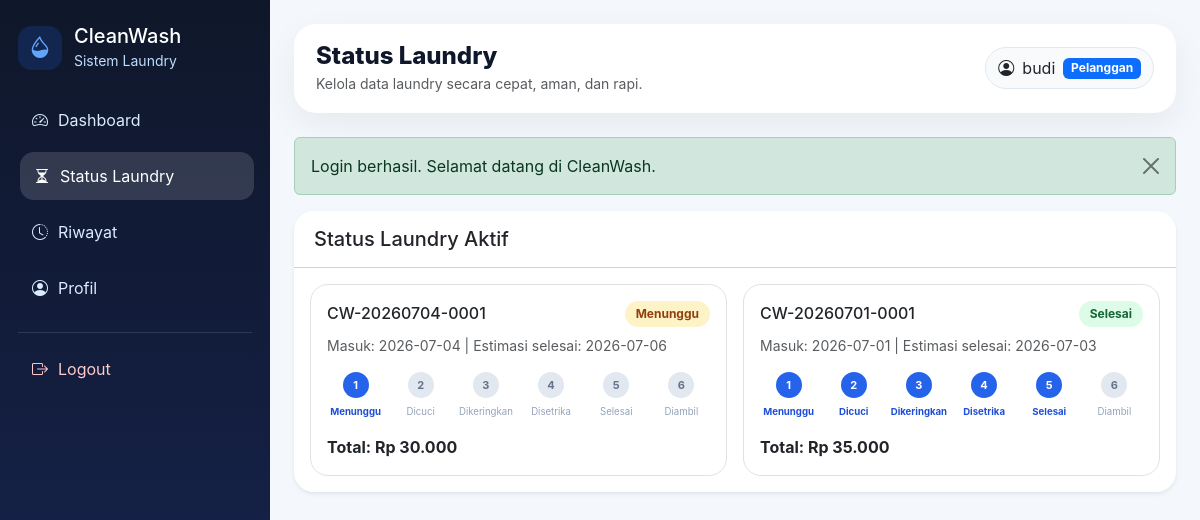
Page /index.php?page=pelanggan/status (signed in) on the committed database.
### tables this page shows
CREATE TABLE `pelanggan` (
  `id` int(11) NOT NULL,
  `user_id` int(11) NOT NULL,
  `nama` varchar(100) NOT NULL,
  `no_hp` varchar(20) NOT NULL,
  `alamat` text NOT NULL,
  `created_at` timestamp NOT NULL DEFAULT current_timestamp(),
  `updated_at` timestamp NOT NULL DEFAULT current_timestamp() ON UPDATE current_timestamp()
);

CREATE TABLE `users` (
  `id` int(11) NOT NULL,
  `username` varchar(50) NOT NULL,
  `email` varchar(100) NOT NULL,
  `password` varchar(255) NOT NULL,
  `role` enum('admin','pelanggan') NOT NULL,
  `created_at` timestamp NOT NULL DEFAULT current_timestamp(),
  `updated_at` timestamp NOT NULL DEFAULT current_timestamp() ON UPDATE current_timestamp()
);

CREATE TABLE `transaksi` (
  `id` int(11) NOT NULL,
  `kode_transaksi` varchar(30) NOT NULL,
  `pelanggan_id` int(11) NOT NULL,
  `tanggal_masuk` date NOT NULL,
  `tanggal_selesai_est` date NOT NULL,
  `status` enum('Menunggu','Dicuci','Dikeringkan','Disetrika','Selesai','Diambil') NOT NULL DEFAULT 'Menunggu',
  `total_harga` decimal(12,2) NOT NULL DEFAULT 0.00,
  `created_at` timestamp NOT NULL DEFAULT current_timestamp(),
  `updated_at` timestamp NOT NULL DEFAULT current_timestamp() ON UPDATE current_timestamp()
);

### controllers/BaseController.php (called while the page is built, shortened)
<?php
abstract class BaseController
{
    protected function view(string $view, array $data = []): void
    {
        extract($data);
        $viewFile = __DIR__ . '/../views/' . $view . '.php';
        require __DIR__ . '/../views/layouts/header.php';
        require $viewFile;
        require __DIR__ . '/../views/layouts/footer.php';
    }
}

### controllers/CustomerController.php (called while the page is built, shortened)
<?php
class CustomerController extends BaseController
{
    private Pelanggan $pelangganModel;
    private Transaksi $transaksiModel;
    public function __construct(mysqli $db, Auth $auth)
    {
        $this->pelangganModel = new Pelanggan($db);
        $this->transaksiModel = new Transaksi($db);
    }
    public function status(): void
    {
        $pelanggan = $this->pelangganModel->getByUserId((int)$_SESSION['user']['id']);
        $transaksi = $pelanggan ? $this->transaksiModel->getByPelangganId((int)$pelanggan['id']) : [];
        $aktif = array_values(array_filter($transaksi, fn($row) => $row['status'] !== 'Diambil'));
        $this->view('pelanggan/status', [
            'title' => 'Status Laundry',
            'transaksi' => $aktif,
            'statuses' => Transaksi::STATUSES,
        ]);
    }
}

### index.php (called while the page is built, shortened)
<?php
require_once __DIR__ . '/config/helpers.php';
require_once __DIR__ . '/models/Pelanggan.php';
require_once __DIR__ . '/models/Transaksi.php';
require_once __DIR__ . '/controllers/BaseController.php';
require_once __DIR__ . '/controllers/AdminController.php';
require_once __DIR__ . '/controllers/LaporanController.php';
require_once __DIR__ . '/controllers/CustomerController.php';
try {
    $db = (new Database())->getConnection();
    $userModel = new User($db);
    $auth = new Auth($userModel);
    $page = $_GET['page'] ?? 'login';
    match ($page) {
        'login' => (new AuthController($db, $auth))->login(),
        'register' => (new AuthController($db, $auth))->register(),
        'logout' => (new AuthController($db, $auth))->logout(),
        'admin/dashboard' => (new AdminController($db, $auth))->dashboard(),
        'admin/pelanggan' => (new PelangganController($db, $auth))->index(),
        'admin/pelanggan/create' => (new PelangganController($db, $auth))->create(),
        'admin/pelanggan/edit' => (new PelangganController($db, $auth))->edit(),
        'admin/pelanggan/delete' => (new PelangganController($db, $auth))->delete(),
        'admin/layanan' => (new LayananController($db, $auth))->index(),
        'admin/layanan/create' => (new LayananController($db, $auth))->create(),
        'admin/layanan/edit' => (new LayananController($db, $auth))->edit(),
        'admin/layanan/delete' => (new LayananController($db, $auth))->delete(),
        'admin/transaksi' => (new TransaksiController($db, $auth))->index(),
        'admin/transaksi/create' => (new TransaksiController($db, $auth))->create(),
        'admin/transaksi/edit' => (new TransaksiController($db, $auth))->edit(),
        'admin/transaksi/detail' => (new TransaksiController($db, $auth))->detail(),
        'admin/transaksi/status' => (new TransaksiController($db, $auth))->updateStatus(),
        'admin/transaksi/delete' => (new TransaksiController($db, $auth))->delete(),
        'admin/laporan' => (new LaporanController($db, $auth))->index(),
        'admin/users' => (new UserController($db, $auth))->index(),
        'admin/users/role' => (new UserController($db, $auth))->updateRole(),
        'pelanggan/dashboard' => (new CustomerController($db, $auth))->dashboard(),
        'pelanggan/status' => (new CustomerController($db, $auth))->status(),
        'pelanggan/riwayat' => (new CustomerController($db, $auth))->riwayat(),
        'pelanggan/profil' => (new CustomerController($db, $auth))->profil(),
        default => redirect($auth->check() ? ($_SESSION['user']['role'] === 'admin' ? 'admin/dashboard' : 'pelanggan/dashboard') : 'login'),
    };
} catch (Throwable $e) {
    http_response_code(500);
    $message = e($e->getMessage());
    ?>
    <!doctype html>
    <html lang="id">
    <head>
        <meta charset="utf-8">
        <meta name="viewport" content="width=device-width, initial-scale=1">
        <title>Kesalahan Aplikasi - CleanWash</title>
        <link href="https://cdn.jsdelivr.net/npm/bootstrap@5.3.3/dist/css/bootstrap.min.css" rel="stylesheet">
        <link href="assets/css/style.css" rel="stylesheet">
    </head>
    <body class="bg-light">
        <div class="container py-5">
            <div class="row justify-content-center">
                <div class="col-lg-7">
                    <div class="card border-0 shadow-sm">
                        <div class="card-body p-4 p-md-5">
                            <h3 class="fw-bold text-danger mb-3">Aplikasi belum bisa dijalankan</h3>
                            <p class="mb-3"><?= $message ?></p>
                            <div class="alert alert-info">
                                <strong>Solusi cepat:</strong> pastikan MySQL XAMPP aktif dan database <code>db_laundry</code> sudah dibuat dengan menjalankan script <code>database/laundry.sql</code> melalui CMD/Shell XAMPP.
                            </div>
                            <a href="README.md" class="btn btn-primary">Lihat README</a>
                        </div>
                    </div>
                </div>
            </div>
        </div>
    </body>
    </html>
    <?php
}

### models/Pelanggan.php (called while the page is built, shortened)
<?php
class Pelanggan
{
    private mysqli $db;
    public function __construct(mysqli $db)
    {
        $this->db = $db;
    }
    public function getByUserId(int $userId): ?array
    {
        $sql = "SELECT p.*, u.username, u.email, u.id AS user_id
                FROM pelanggan p
                JOIN users u ON p.user_id = u.id
                WHERE p.user_id = ? LIMIT 1";
        $stmt = $this->db->prepare($sql);
        $stmt->bind_param('i', $userId);
        $stmt->execute();
        $row = $stmt->get_result()->fetch_assoc();
        return $row ?: null;
    }
}

### models/Transaksi.php (called while the page is built, shortened)
<?php
class Transaksi
{
    private mysqli $db;
    public function __construct(mysqli $db)
    {
        $this->db = $db;
    }
    public function getByPelangganId(int $pelangganId): array
    {
        $sql = "SELECT * FROM transaksi WHERE pelanggan_id = ? ORDER BY id DESC";
        $stmt = $this->db->prepare($sql);
        $stmt->bind_param('i', $pelangganId);
        $stmt->execute();
        return $stmt->get_result()->fetch_all(MYSQLI_ASSOC);
    }
}

### views/pelanggan/status.php (the view, shortened to what this page needs)
<div class="card border-0 shadow-sm">
    <div class="card-header bg-white"><h5 class="mb-0">Status Laundry Aktif</h5></div>
    <div class="card-body">
        <div class="row g-3">
            <?php foreach ($transaksi as $row): ?>
                <?php $currentIndex = array_search($row['status'], $statuses, true); ?>
                <div class="col-lg-6">
                    <div class="card border clean-card h-100">
                        <div class="card-body">
                            <div class="d-flex justify-content-between align-items-center mb-2">
                                <h6 class="mb-0"><?= e($row['kode_transaksi']) ?></h6>
                                <span class="badge status-badge status-<?= strtolower($row['status']) ?>"><?= e($row['status']) ?></span>
                            </div>
                            <p class="text-muted small mb-3">Masuk: <?= e($row['tanggal_masuk']) ?> | Estimasi selesai: <?= e($row['tanggal_selesai_est']) ?></p>
                            <div class="progress-steps">
                                <?php foreach ($statuses as $idx => $status): ?>
                                    <div class="step <?= $idx <= $currentIndex ? 'done' : '' ?>">
                                        <span><?= $idx + 1 ?></span>
                                        <small><?= e($status) ?></small>
                                    </div>
                                <?php endforeach; ?>
                            </div>
                            <div class="mt-3 fw-bold">Total: <?= rupiah($row['total_harga']) ?></div>
                        </div>
                    </div>
                </div>
            <?php endforeach; ?>
        </div>
    </div>
</div>

### views/layouts/header.php (shortened to what this page needs)
<?php $user = $_SESSION['user'] ?? null; ?>
<!doctype html>
<html lang="id">
<head>
    <link href="https://cdn.jsdelivr.net/npm/bootstrap@5.3.3/dist/css/bootstrap.min.css" rel="stylesheet">
    <link href="https://cdn.jsdelivr.net/npm/bootstrap-icons@1.11.3/font/bootstrap-icons.min.css" rel="stylesheet">
    <link href="assets/css/style.css" rel="stylesheet">
</head>
<body>
<div class="app-wrapper">
    <aside class="sidebar">
        <div class="brand mb-4">
            <div class="brand-icon"><i class="bi bi-droplet-half"></i></div>
            <div>
                <h5 class="mb-0">CleanWash</h5>
                <small>Sistem Laundry</small>
            </div>
        </div>
        <?php if (($user['role'] ?? '') === 'admin'): ?>
            <a class="nav-link <?= current_page()==='admin/dashboard'?'active':'' ?>" href="index.php?page=admin/dashboard"><i class="bi bi-speedometer2"></i> Dashboard</a>
            <a class="nav-link <?= str_starts_with(current_page(),'admin/pelanggan')?'active':'' ?>" href="index.php?page=admin/pelanggan"><i class="bi bi-people"></i> Pelanggan</a>
            <a class="nav-link <?= str_starts_with(current_page(),'admin/layanan')?'active':'' ?>" href="index.php?page=admin/layanan"><i class="bi bi-bag-check"></i> Layanan</a>
            <a class="nav-link <?= str_starts_with(current_page(),'admin/transaksi')?'active':'' ?>" href="index.php?page=admin/transaksi"><i class="bi bi-receipt"></i> Transaksi</a>
            <a class="nav-link <?= str_starts_with(current_page(),'admin/laporan')?'active':'' ?>" href="index.php?page=admin/laporan"><i class="bi bi-file-earmark-bar-graph"></i> Laporan</a>
            <a class="nav-link <?= str_starts_with(current_page(),'admin/users')?'active':'' ?>" href="index.php?page=admin/users"><i class="bi bi-person-gear"></i> Kelola User</a>
        <?php else: ?>
            <a class="nav-link <?= current_page()==='pelanggan/dashboard'?'active':'' ?>" href="index.php?page=pelanggan/dashboard"><i class="bi bi-speedometer2"></i> Dashboard</a>
            <a class="nav-link <?= current_page()==='pelanggan/status'?'active':'' ?>" href="index.php?page=pelanggan/status"><i class="bi bi-hourglass-split"></i> Status Laundry</a>
            <a class="nav-link <?= current_page()==='pelanggan/riwayat'?'active':'' ?>" href="index.php?page=pelanggan/riwayat"><i class="bi bi-clock-history"></i> Riwayat</a>
            <a class="nav-link <?= current_page()==='pelanggan/profil'?'active':'' ?>" href="index.php?page=pelanggan/profil"><i class="bi bi-person-circle"></i> Profil</a>
        <?php endif; ?>
        <div class="sidebar-footer">
            <a class="nav-link logout" href="index.php?page=logout"><i class="bi bi-box-arrow-right"></i> Logout</a>
        </div>
    </aside>
    <main class="main-content">
        <nav class="topbar mb-4">
            <div>
                <h4 class="page-title mb-0"><?= e($title ?? 'CleanWash') ?></h4>
                <small class="text-muted">Kelola data laundry secara cepat, aman, dan rapi.</small>
            </div>
            <div class="user-chip">
                <i class="bi bi-person-circle"></i>
                <span><?= e($user['username'] ?? 'User') ?></span>
                <span class="badge text-bg-primary text-capitalize"><?= e($user['role'] ?? '') ?></span>
            </div>
        </nav>

### assets/css/style.css (style rules this page uses)
:root { --primary: #2563eb; --primary-dark: #1e40af; --bg-soft: #f4f7fb; --sidebar: #0f172a; --text-muted: #64748b; }
* { box-sizing: border-box; }
body { background: var(--bg-soft); font-family: Inter, system-ui, -apple-system, BlinkMacSystemFont, "Segoe UI", sans-serif; }
.app-wrapper { min-height: 100vh; display: flex; }
.sidebar { width: 270px; min-height: 100vh; background: linear-gradient(180deg, #0f172a, #172554); color: #fff; padding: 24px 18px; position: fixed; left: 0; top: 0; bottom: 0; overflow-y: auto; }
.main-content { margin-left: 270px; width: calc(100% - 270px); padding: 24px; }
.brand { display: flex; align-items: center; gap: 12px; }
.brand small { color: #bfdbfe; }
.brand-icon { width: 44px; height: 44px; border-radius: 14px; background: rgba(37, 99, 235, .18); display: grid; place-items: center; color: #60a5fa; font-size: 22px; }
.sidebar .nav-link { color: #dbeafe; padding: 12px 14px; border-radius: 14px; margin-bottom: 8px; display: flex; align-items: center; gap: 10px; transition: .2s; }
.sidebar .nav-link:hover, .sidebar .nav-link.active { background: rgba(255,255,255,.14); color: #fff; transform: translateX(2px); }
.sidebar-footer { border-top: 1px solid rgba(255,255,255,.12); padding-top: 12px; margin-top: 20px; }
.sidebar .logout { color: #fecaca; }
.topbar { background: #fff; border-radius: 22px; padding: 18px 22px; box-shadow: 0 12px 35px rgba(15,23,42,.06); display: flex; justify-content: space-between; align-items: center; gap: 16px; }
.page-title { font-weight: 800; color: #0f172a; }
.user-chip { background: #f8fafc; border: 1px solid #e2e8f0; border-radius: 999px; padding: 8px 12px; display: flex; align-items: center; gap: 8px; }
.card { border-radius: 20px; overflow: hidden; }
.card-header { padding: 16px 20px; }
.clean-card { border-radius: 18px; }
.status-badge { border-radius: 999px; padding: 7px 11px; }
.status-menunggu { background: #fef3c7; color: #92400e; }
.status-selesai { background: #dcfce7; color: #166534; }
.progress-steps { display: grid; grid-template-columns: repeat(6, 1fr); gap: 8px; }
.step { text-align: center; color: #94a3b8; font-size: 11px; }
.step span { width: 26px; height: 26px; display: grid; place-items: center; border-radius: 50%; background: #e2e8f0; color: #64748b; margin: 0 auto 5px; font-weight: 700; }
.step.done { color: #1d4ed8; font-weight: 700; }
.step.done span { background: #2563eb; color: #fff; }

### rows in the picture
pelanggan: user.username "budi"
transaksi: kode_transaksi "CW-20260704-0001", status "Menunggu", tanggal_masuk "2026-07-04", tanggal_selesai_est "2026-07-06", status "Dicuci", status "Dikeringkan", status "Disetrika", status "Selesai", status "Diambil", total_harga "Rp 30.000"
transaksi: kode_transaksi "CW-20260701-0001", status "Selesai", tanggal_masuk "2026-07-01", tanggal_selesai_est "2026-07-03", status "Menunggu", status "Dicuci", status "Dikeringkan", status "Disetrika", status "Diambil", total_harga "Rp 35.000"

### other values in the picture
$title "Status Laundry"
$user['role'] "Pelanggan"
$message "Login berhasil. Selamat datang di CleanWash."
